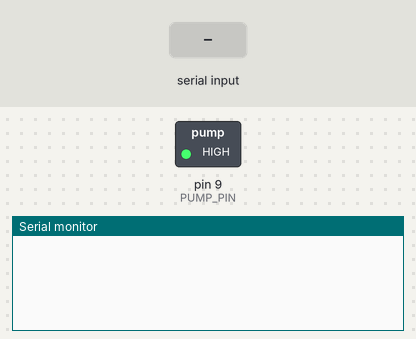
Bench run of a sketch on a simulated Arduino Uno, built with avr-gcc and run on an emulated ATmega328P. On the bench: switched loads named in the sketch (green lamp = pin HIGH), the last lines printed to the serial monitor. The test bench sets the inputs (shaded band).

Above: at 1.2 s.
1.3 s: "?\n" received over Serial
At 2.1 s:
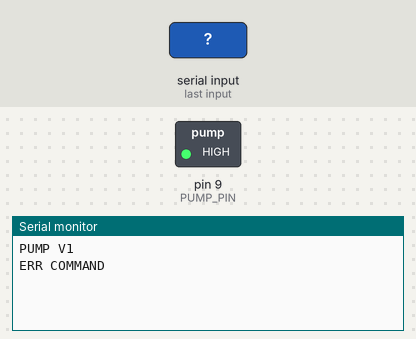
2.8 s: byte 83 ('S') received over Serial
At 4.1 s:
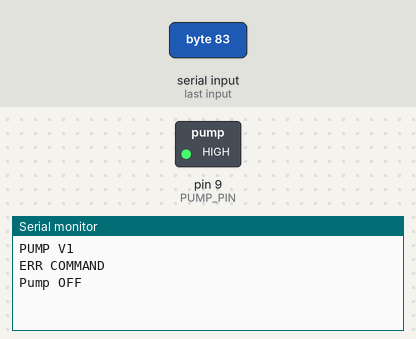

Measured:
- after the input at 1.3 s, the serial monitor: prints a new line at once (image 1)
- after the input at 2.8 s, the serial monitor: prints a new line at once (image 2)

The sketch:

timed_pump.ino
```cpp
const uint8_t PUMP_PIN = 9;
const unsigned long MIN_PULSE_MS = 100;
const unsigned long MAX_PULSE_MS = 2000;

unsigned long startedAt = 0;
unsigned long pulseMs = 0;
char frame[5];
uint8_t length = 0;
bool overflow = false;

void stopPump() {
  digitalWrite(PUMP_PIN, HIGH);
  pulseMs = 0;
}

void handleFrame() {
  if (overflow || length != sizeof(frame) || frame[0] != 'P') {
    Serial.println(F("ERR COMMAND"));
    return;
  }
  unsigned long duration = 0;
  for (uint8_t i = 1; i < sizeof(frame); ++i) {
    if (frame[i] < '0' || frame[i] > '9') {
      Serial.println(F("ERR COMMAND"));
      return;
    }
    duration = duration * 10 + (frame[i] - '0');
  }
  if (duration < MIN_PULSE_MS || duration > MAX_PULSE_MS || pulseMs != 0) {
    Serial.println(F("ERR PULSE"));
    return;
  }
  startedAt = millis();
  pulseMs = duration;
  digitalWrite(PUMP_PIN, LOW);
  Serial.println(F("Pump ON"));
}

void setup() {
  digitalWrite(PUMP_PIN, HIGH);
  pinMode(PUMP_PIN, OUTPUT);
  Serial.begin(9600);
}

void loop() {
  if (pulseMs != 0 && millis() - startedAt >= pulseMs) {
    stopPump();
    Serial.println(F("Pump DONE"));
  }

  // Leave room for both the command response and a possible timeout response.
  if (!Serial.available() || Serial.availableForWrite() < 32) {
    return;
  }
  const char input = Serial.read();
  if (input == 'S' || input == '?') {
    length = 0;
    overflow = false;
    if (input == 'S') {
      stopPump();
      Serial.println(F("Pump OFF"));
    } else {
      Serial.println(F("PUMP V1"));
    }
  } else if (input == '\n') {
    handleFrame();
    length = 0;
    overflow = false;
  } else if (length < sizeof(frame)) {
    frame[length++] = input;
  } else {
    overflow = true;
  }
}
```
